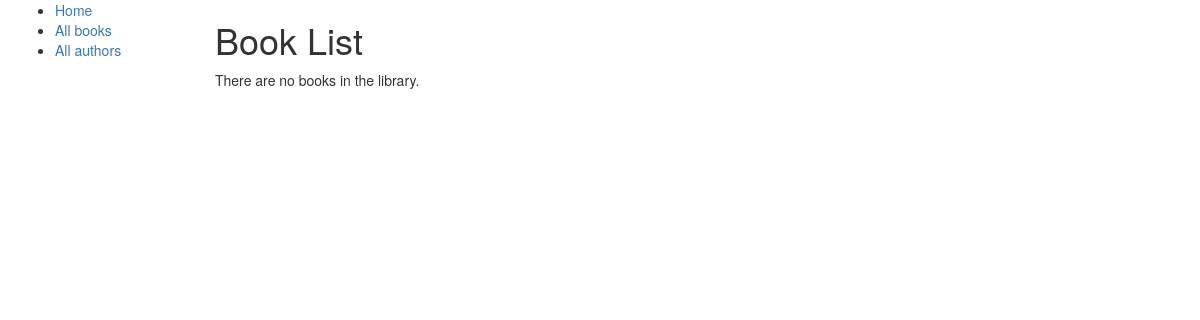
/catalog/books/, run on an earlier commit of the app's database.
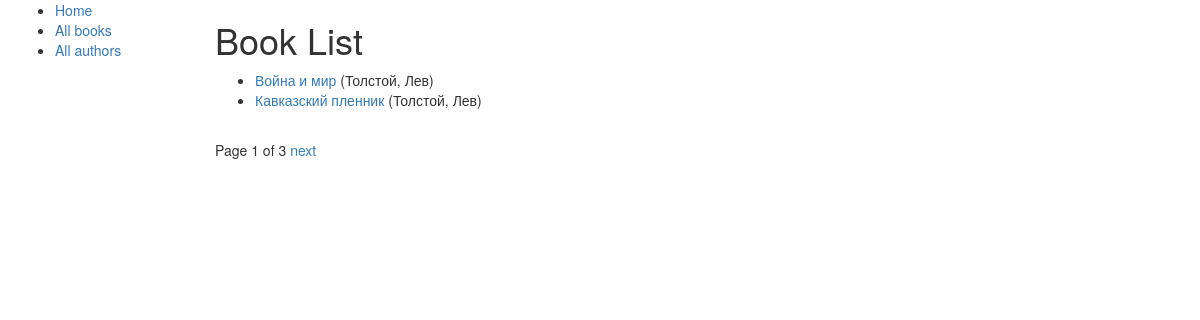
And on a later commit of the database.
### catalog/models.py (models this page shows, shortened)
class Book(models.Model):
    title = models.CharField(max_length=200)
    author = models.ForeignKey('Author', on_delete=models.SET_NULL, null=True)  # у книги может быть только один автор, но у автора может быть много книг. one-to-many связь
    summary = models.TextField(max_length=1000, help_text='Enter a brief description of the book')
    isbn = models.CharField('ISBN', max_length=13, help_text='13 Character <a href="https://www.isbn-international.org/content/what-isbn">ISBN number</a>')
    genre = models.ManyToManyField(Genre, help_text='Select a genre for this book')  # у книги может быть несколько жанров, и к одному жанру может относиться несколько книг.
    def get_absolute_url(self):
        return reverse('book-detail', args=[str(self.id)])

class Author(models.Model):
    first_name = models.CharField(max_length=100)
    last_name = models.CharField(max_length=100)
    date_of_birth = models.DateField(null=True, blank=True)
    date_of_death = models.DateField('Died', null=True, blank=True)
    def __str__(self):
        return '{}, {}'.format(self.last_name, self.first_name)

### catalog/views.py (the view)
class BookListView(generic.ListView):
    model = Book
    context_object_name = 'book_list'  # наше собственное имя переменной контекста в шаблоне
    template_name = 'book_list.html'  # определение имени нашего шаблона и его расположения
    paginate_by = 2  # с помощью параметра ?page=2 в url можно получить доступ к другой странице
    def get_queryset(self):
        return Book.objects.all()
    def get_context_data(self, **kwargs):
        context = super(BookListView, self).get_context_data()
        context['some_data'] = 'This is just some data'
        return context

### catalog/templates/book_list.html
{% extends "base_generic.html" %}
{% block content %}
<h1>Book List</h1>
{% if book_list %}
<ul>
    {% for book in book_list %}
    <li><a href="{{book.get_absolute_url}}">{{book.title}}</a> ({{book.author}})</li>
    {% endfor %}
</ul>
{% else %}
<p>There are no books in the library.</p>
{% endif %}
{% endblock %}

What changed in the data, as far as the page shows it:
added Book: title "Война и мир", author "Толстой, Лев"
added Book: title "Кавказский пленник", author "Толстой, Лев"
Also different on the page:
{{ page_obj.number }}: (not shown) → "1"
{{ page_obj.paginator.num_pages }}: (not shown) → "3"
text no longer shown: "There are no books in the library."
text now shown: "Page of next"
